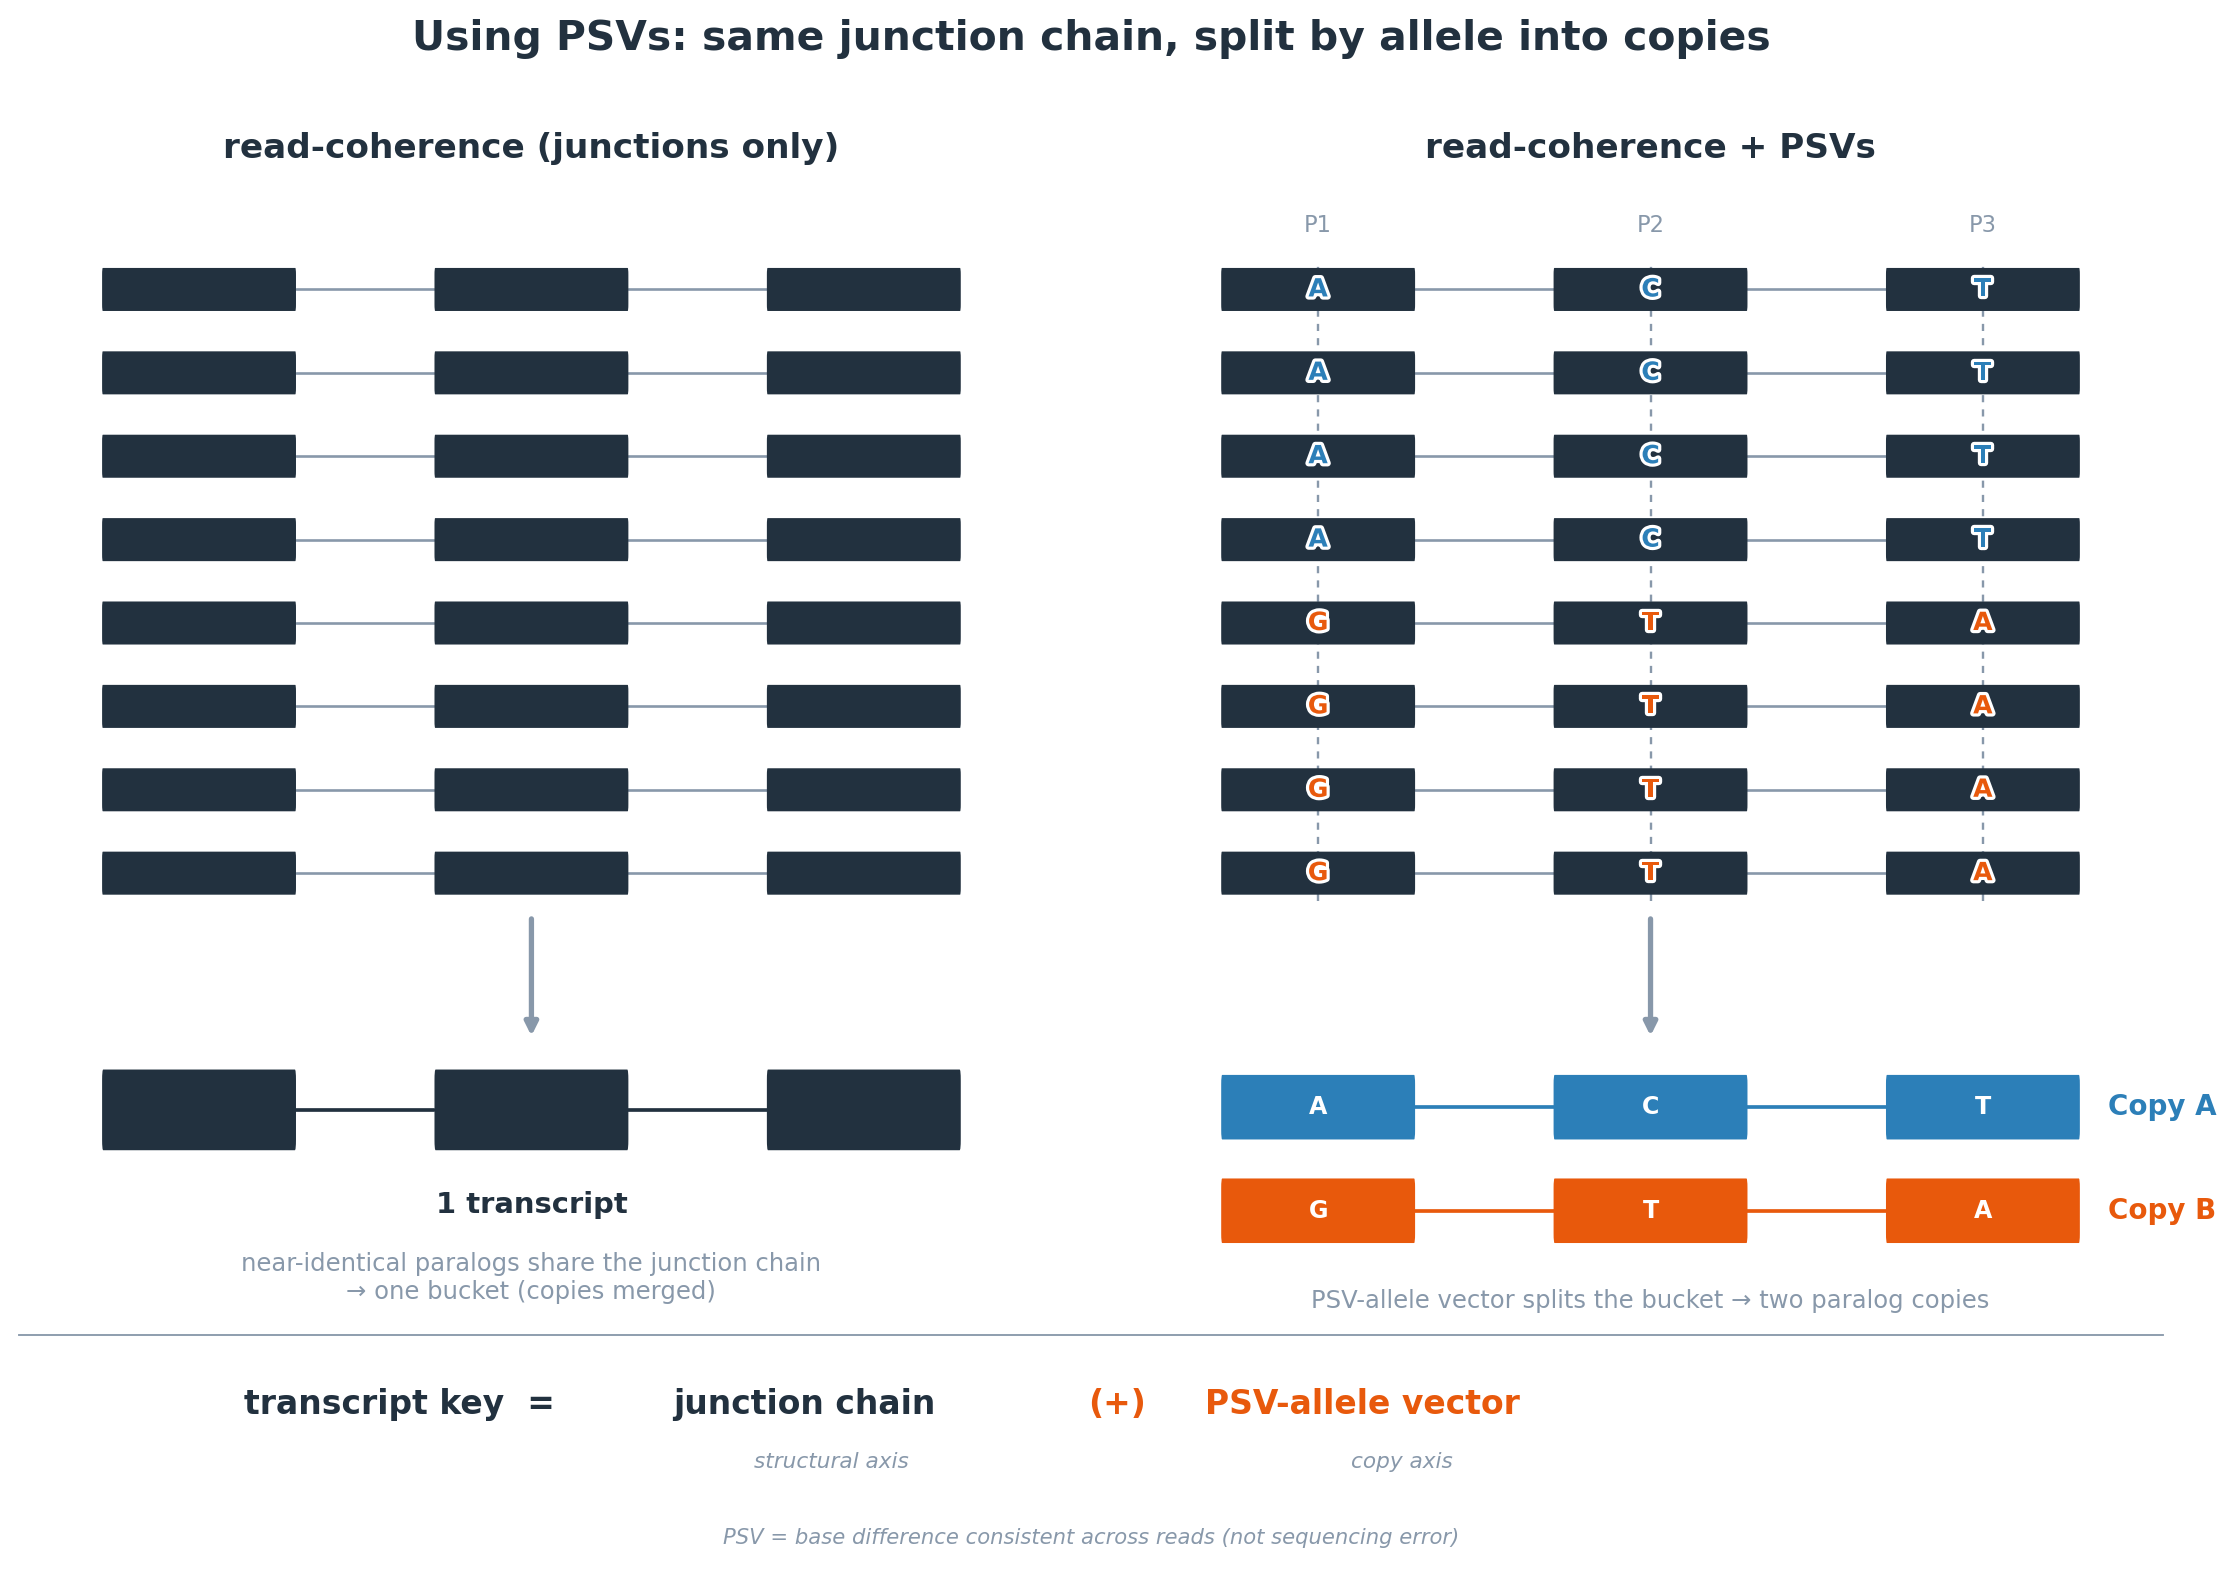

This figure's Python source:
import matplotlib
matplotlib.use("Agg")
import matplotlib.pyplot as plt
import matplotlib.patheffects as pe
from matplotlib.patches import FancyBboxPatch

# white halo so colored allele letters stay legible on navy exon boxes
HALO = [pe.withStroke(linewidth=2.4, foreground="white")]

# ---- palette ----
NAVY   = "#22313f"   # exon / annotation
ORANGE = "#e8590c"   # read-coherence accent / Copy B
SLATE  = "#8898aa"   # PSV guide lines / muted
BLUE   = "#2c7fb8"   # Copy A

plt.rcParams["font.family"] = "DejaVu Sans"

# ---------------------------------------------------------------------------
# Shared geometry (toy coords) for the 3-exon read structure, reused L & R.
# ---------------------------------------------------------------------------
EXONS = [(6, 20), (30, 44), (54, 68)]   # (x0, x1) of the three exons
RH = 0.16                                # read box half-height
N_READS = 8
ROW_TOP = 7.4
ROW_DY = 0.62                            # vertical gap between reads
READ_YS = [ROW_TOP - i * ROW_DY for i in range(N_READS)]

# PSV columns (x positions inside the exons) and per-copy alleles
PSV_X = [13, 37, 61]                     # one PSV per exon
PSV_LABELS = ["P1", "P2", "P3"]
ALLELE_A = ["A", "C", "T"]              # Copy A allele vector (blue)
ALLELE_B = ["G", "T", "A"]             # Copy B allele vector (orange)

# transcript box geometry
TH = 0.30                                # transcript box half-height


def junction_segments(exons, psv_x):
    """
    Return the x-intervals where a horizontal connector line is drawn between
    consecutive exons. (Used so PSV guides only ever cross exon gaps, but kept
    here for clarity / symmetry.)
    """
    segs = []
    for i in range(len(exons) - 1):
        segs.append((exons[i][1], exons[i + 1][0]))
    return segs


def read_row(ax, yc, exons):
    """One read: three navy exon boxes joined by two thin junction lines."""
    for i in range(len(exons) - 1):
        x_from = exons[i][1]
        x_to = exons[i + 1][0]
        ax.plot([x_from, x_to], [yc, yc], color=SLATE, lw=1.0,
                zorder=2, solid_capstyle="round")
    for (x0, x1) in exons:
        r = FancyBboxPatch((x0, yc - RH), x1 - x0, 2 * RH,
                           boxstyle="round,pad=0.0,rounding_size=0.05",
                           linewidth=0, facecolor=NAVY, zorder=3)
        ax.add_patch(r)


# ===========================================================================
# Figure scaffold: two panels side by side + a bottom key strip.
# ===========================================================================
fig = plt.figure(figsize=(12.4, 8.4))

axL = fig.add_axes([0.045, 0.165, 0.435, 0.75])
axR = fig.add_axes([0.520, 0.165, 0.435, 0.75])
axK = fig.add_axes([0.045, 0.010, 0.910, 0.135])   # bottom key strip

XMIN, XMAX = 0, 74
YMIN, YMAX = -0.2, 8.7
for ax in (axL, axR):
    ax.set_xlim(XMIN, XMAX)
    ax.set_ylim(YMIN, YMAX)
    ax.set_xticks([]); ax.set_yticks([])
    for s in ax.spines.values():
        s.set_visible(False)

axK.set_xlim(0, 1); axK.set_ylim(0, 1)
axK.set_xticks([]); axK.set_yticks([])
for s in axK.spines.values():
    s.set_visible(False)

# ---------------------------------------------------------------------------
# Layout anchors shared by both panels (so reads & transcripts never overlap).
# ---------------------------------------------------------------------------
READ_STACK_BOT = READ_YS[-1] - RH      # bottom edge of the lowest read box
ARROW_TOP = READ_STACK_BOT - 0.18      # arrow starts just below the read stack
ARROW_BOT = 1.85                       # arrow ends above the transcript region

# ---------------------------------------------------------------------------
# LEFT PANEL: read-coherence (junctions only) -> 1 transcript
# ---------------------------------------------------------------------------
axL.text((XMIN + XMAX) / 2, 8.45, "read-coherence (junctions only)",
         fontsize=13, fontweight="bold", color=NAVY, ha="center", va="center")

for y in READ_YS:
    read_row(axL, y, EXONS)

# arrow down to the single transcript (points DOWN: from above to below)
axL.annotate("", xy=((XMIN + XMAX) / 2, ARROW_BOT),
             xytext=((XMIN + XMAX) / 2, ARROW_TOP),
             arrowprops=dict(arrowstyle="-|>", color=SLATE, lw=2.0,
                             shrinkA=0, shrinkB=0))

# single navy transcript box (3-exon)
TX_Y = 1.30
tx_exons = EXONS
for i in range(len(tx_exons) - 1):
    axL.plot([tx_exons[i][1], tx_exons[i + 1][0]], [TX_Y, TX_Y],
             color=NAVY, lw=1.4, zorder=2, solid_capstyle="round")
for (x0, x1) in tx_exons:
    r = FancyBboxPatch((x0, TX_Y - TH), x1 - x0, 2 * TH,
                       boxstyle="round,pad=0.0,rounding_size=0.08",
                       linewidth=0, facecolor=NAVY, zorder=3)
    axL.add_patch(r)
axL.text((tx_exons[0][0] + tx_exons[-1][1]) / 2, TX_Y - TH - 0.30,
         "1 transcript", fontsize=11, color=NAVY, ha="center", va="top",
         fontweight="bold")

axL.text((XMIN + XMAX) / 2, 0.05,
         "near-identical paralogs share the junction chain\n"
         "→ one bucket (copies merged)",
         fontsize=9.2, color=SLATE, ha="center", va="center")

# ---------------------------------------------------------------------------
# RIGHT PANEL: read-coherence + PSVs -> two copies
# ---------------------------------------------------------------------------
axR.text((XMIN + XMAX) / 2, 8.45, "read-coherence + PSVs",
         fontsize=13, fontweight="bold", color=NAVY, ha="center", va="center")

# PSV vertical dashed guide lines across the whole read stack.
# Drawn BEHIND the exon boxes (low zorder): the opaque navy boxes hide the line
# wherever it crosses a block, so it never strikes through the allele letters.
# It stays visible only in the inter-exon gaps + the label cap above the stack.
psv_line_top = READ_YS[0] + RH + 0.05
psv_line_bot = READ_YS[-1] - RH - 0.05
for px, plab in zip(PSV_X, PSV_LABELS):
    axR.plot([px, px], [psv_line_bot, psv_line_top], color=SLATE, lw=0.9,
             linestyle=(0, (3, 3)), zorder=1)
    axR.text(px, psv_line_top + 0.18, plab, fontsize=8.6, color=SLATE,
             ha="center", va="bottom", zorder=8)

# draw the reads (zorder 2-3) ON TOP of the dashed guides
for idx, y in enumerate(READ_YS):
    read_row(axR, y, EXONS)

# the 8 reads: first 4 = Copy A (blue), last 4 = Copy B (orange)
for idx, y in enumerate(READ_YS):
    is_a = idx < 4
    alleles = ALLELE_A if is_a else ALLELE_B
    col = BLUE if is_a else ORANGE
    for px, base in zip(PSV_X, alleles):
        axR.text(px, y, base, fontsize=9.5, color=col, ha="center",
                 va="center", fontweight="bold", zorder=7,
                 path_effects=HALO)

# arrow down to two transcripts (split) — points DOWN
axR.annotate("", xy=((XMIN + XMAX) / 2, ARROW_BOT),
             xytext=((XMIN + XMAX) / 2, ARROW_TOP),
             arrowprops=dict(arrowstyle="-|>", color=SLATE, lw=2.0,
                             shrinkA=0, shrinkB=0))


# two transcript boxes, stacked: Copy A (blue, top) and Copy B (orange, lower).
# Each is a single solid block per exon with ONE centered white allele letter,
# so Copy A and Copy B are symmetric (contrast is color only).
def copy_transcript(ax, yc, color, label, alleles):
    for i in range(len(EXONS) - 1):
        ax.plot([EXONS[i][1], EXONS[i + 1][0]], [yc, yc],
                color=color, lw=1.4, zorder=2, solid_capstyle="round")
    for (x0, x1) in EXONS:
        r = FancyBboxPatch((x0, yc - 0.24), x1 - x0, 0.48,
                           boxstyle="round,pad=0.0,rounding_size=0.07",
                           linewidth=0, facecolor=color, zorder=3)
        ax.add_patch(r)
    # ONE clean allele letter per exon (white on the colored block)
    for px, base in zip(PSV_X, alleles):
        ax.text(px, yc, base, fontsize=9.0, color="white", ha="center",
                va="center", fontweight="bold", zorder=6)
    ax.text(EXONS[-1][1] + 2.0, yc, label, fontsize=10.5, color=color,
            ha="left", va="center", fontweight="bold")


copy_transcript(axR, 1.32, BLUE, "Copy A", ALLELE_A)
copy_transcript(axR, 0.55, ORANGE, "Copy B", ALLELE_B)

axR.text((XMIN + XMAX) / 2, -0.12,
         "PSV-allele vector splits the bucket → two paralog copies",
         fontsize=9.2, color=SLATE, ha="center", va="center")

# ---------------------------------------------------------------------------
# BOTTOM KEY STRIP (spans both panels)
# ---------------------------------------------------------------------------
# "transcript key  =  junction chain  (+)  PSV-allele vector"
ky = 0.72            # main key line
sy = 0.45            # axis sublabels just under it
ny = 0.10            # tiny note, own lower row
axK.text(0.105, ky, "transcript key  =", fontsize=12.5, color=NAVY,
         ha="left", va="center", fontweight="bold")
axK.text(0.305, ky, "junction chain", fontsize=12.5, color=NAVY,
         ha="left", va="center", fontweight="bold")
axK.text(0.379, sy, "structural axis", fontsize=8.2, color=SLATE,
         ha="center", va="center", style="italic")

# "(+)"
axK.text(0.512, ky, "(+)", fontsize=12.5, color=ORANGE, ha="center",
         va="center", fontweight="bold")

axK.text(0.553, ky, "PSV-allele vector", fontsize=12.5, color=ORANGE,
         ha="left", va="center", fontweight="bold")
axK.text(0.645, sy, "copy axis", fontsize=8.2, color=SLATE,
         ha="center", va="center", style="italic")

# tiny note (own lower row, centered, clear of all sublabels)
axK.text(0.5, ny, "PSV = base difference consistent across reads "
         "(not sequencing error)", fontsize=8.0, color=SLATE,
         ha="center", va="center", style="italic")

# thin separator above the key strip
axK.plot([0.0, 1.0], [1.04, 1.04], color=SLATE, lw=0.7,
         transform=axK.transAxes, clip_on=False)

# ---------------------------------------------------------------------------
# Title
# ---------------------------------------------------------------------------
fig.suptitle("Using PSVs: same junction chain, split by allele into copies",
             fontsize=15.5, fontweight="bold", color=NAVY, y=0.975)

out = "/mnt/c/Users/jfris/Desktop/Rustle/bench/readcoherence_fig/fig7_psv_bridge.png"
fig.savefig(out, dpi=190, bbox_inches="tight", facecolor="white")
print("saved", out)
